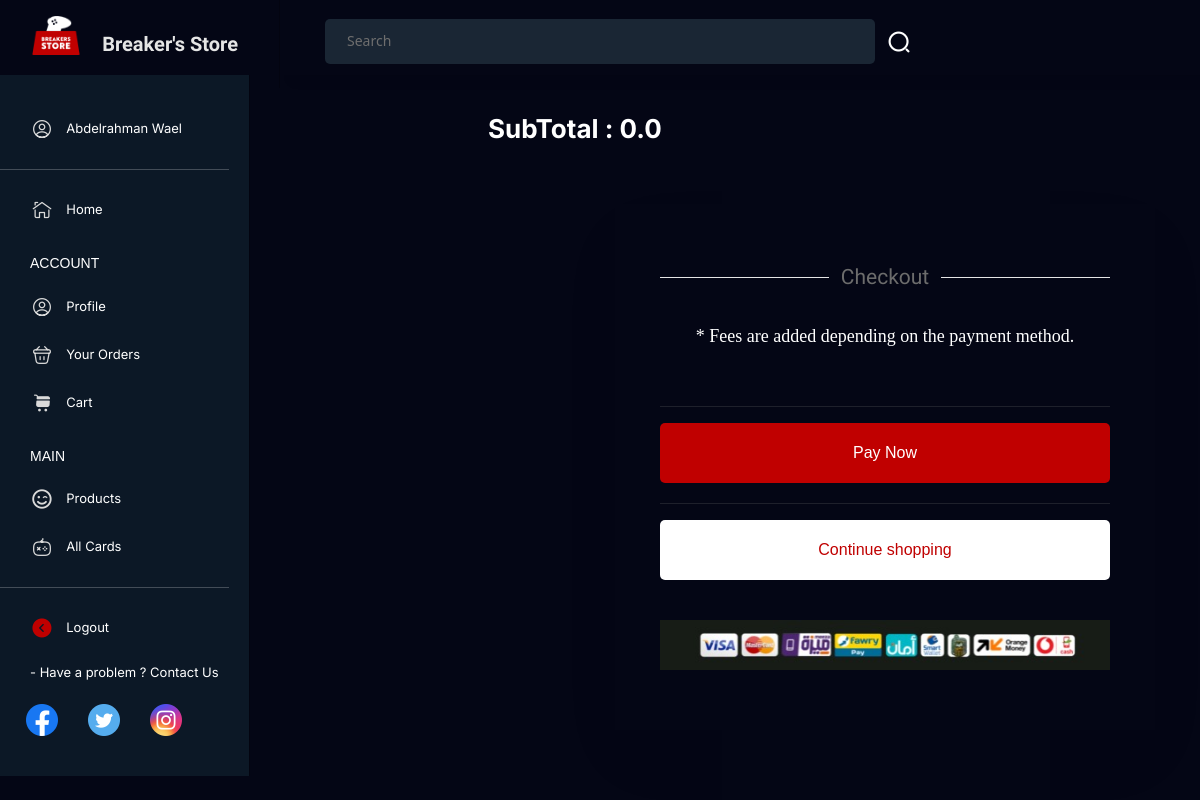
The page /cart (signed in) on the database its author committed.
### Register_Login/models.py (models this page shows, shortened)
class Profile(AbstractBaseUser,PermissionsMixin):
    email = models.EmailField(verbose_name='email address', unique=True)
    username = models.CharField(max_length=50, null=True)
    first_name = models.CharField(max_length=50, null=True)
    last_name = models.CharField(max_length=50, null=True)
    is_active = models.BooleanField(default=False)
    is_staff = models.BooleanField(default=False)
    is_superuser = models.BooleanField(default=False)
    Age = models.CharField(max_length=10, null=True)
    city = models.CharField(max_length=60, null=True)
    PhoneNumber =  models.CharField(max_length=20, null=True)
    last_modified = models.DateTimeField(auto_now=True)
    USERNAME_FIELD = 'email'
    objects = UserManager()

### cart_and_orders/models.py (models this page shows, shortened)
class Cart(models.Model):
    user = models.ForeignKey(settings.AUTH_USER_MODEL,
                             on_delete=models.CASCADE, unique=True)
    total_price = models.FloatField(default=0)
    ordered_date = models.DateTimeField(auto_now_add=True)

### cart_and_orders/views.py (the view)
# urls.py: path('cart', views.cart, name='cart'),
def cart(request):
    now = timezone.now()
    cartItemschecking = CartItems.objects.filter(
        user=request.user, ordered=False,).last()
    print(cartItemschecking)
    if request.user.is_authenticated:
        cartItems = CartItems.objects.filter(user=request.user, ordered=False)
        cart = Cart.objects.filter(user=request.user)
        gettingcart = Cart.objects.get(user=request.user,)
        total_price_after_taxes = gettingcart.total_price + \
            2 + (0.02 * gettingcart.total_price)
        if cartItemschecking != None:
            periodic_time = cartItemschecking.created + \
                timedelta(days=0, hours=0, minutes=0, seconds=30)
            if now > periodic_time:
                messages.error(request, _(
                    '* Your Cart has been expired'), extra_tags='danger')
                deleteing = CartItems.objects.filter(
                    user=request.user, ordered=False,).delete()
                if deleteing:
                    Codes.objects.filter(
                        user=request.user, addToCart=True, ordered=False).update(user=None, addToCart=False)
                    Cart.objects.filter(
                        user=request.user).update(total_price=0)
                print("DELETED")
            else:
                pass
        else:
            pass
        print("An has not been Passed yet")
        if request.method == 'POST':
            if cartItems.exists():
                print("exist")
            else:
                messages.error(request, _('* Your Cart is Empty, Please add to cart first'),
                               extra_tags='danger')
        context = {
            'cartItems': cartItems,
            'cart': cart,
            'total_price_after_taxes': total_price_after_taxes
        }
    else:
        messages.error(request, _('* Login First Please'),
                       extra_tags='danger')
        return redirect('Register_Login:login')
    return render(request, 'cart.html', context)

### cart_and_orders/templates/cart.html (shortened to what this page needs)
{% extends 'base.html' %}
{% block content %}
{% load static %}
            <main class="page-main">
                <div class="uk-grid" data-uk-grid>
                    <div class="uk-width-2-3@l">
                       <br><br>
                        <div class="game-card --horizontal favourites-game">
                            <br>
                            <div>
                                {% for cart in cart %}
                               <center> <h3 class="uk-text-lead">SubTotal : {{cart.total_price}}</h3></center>
                               {% endfor %}
                            </div>
                        </div>
                    </div>
                  <br><br><br><br>
                   <div class="checkout-form">
                        <div class="form-login__box">
                            {% for cart in cart %}
                            <div class="uk-heading-line uk-text-center"><span>Checkout</span></div>
                            <center> <h5 class = "notes"> * Fees are added depending on the payment method.</h5></center>
                            <br>
                            {% endfor %}
                            <form method="POST">
                                <div class="uk-margin">
                                    <hr>
                                    {% for cart in cart %}
                                    {% if cart.total_price == 0 %}
                                    <a  href = " {% url 'cart_and_orders:PaymentChoice' %}"><input href = "{% url 'categories_and_products:index' %}"  class="uk-button uk-button-danger uk-width-1-1"  value="Pay Now"></div></a>
                                    {% else %}
                                    <a  href = " {% url 'cart_and_orders:PaymentChoice' %}"><input href = "{% url 'categories_and_products:index' %}"  class="uk-button uk-button-danger uk-width-1-1"  value="Pay Now" ></div></a>
                                    {% endif %}
                                    {% endfor %}
                                    <hr>
                                    <a  href = "{% url 'categories_and_products:index' %}"><input href = "{% url 'categories_and_products:index' %}" class="uk-button secondary uk-width-1-1 "  value="Continue shopping"/></div></a>
                                  <br>
                                  <div>
                                    <a href = "{% url 'cart_and_orders:CardsPayment' %}" > <img src="{% static "img/payments.jpeg" %}" width="700px" height="500px" /> </a>
                                    </div>
                        </div>
                    </div>
                </div>
        </div>
    {% endblock content %}

### templates/base.html (shortened to what this page needs)
{% load static %}
<html lang="en">
<head>
    <link  rel="stylesheet"  href="{% static "css/libs.min.css" %}"/>
    <link  rel="stylesheet"  href="{% static "css/main.css" %}"/>
    <link  rel="stylesheet"   href="{% static "css/youzify.min.css" %}">
    <link href="https://cdn.jsdelivr.net/npm/bootstrap@5.0.1/dist/css/bootstrap.min.css" rel="stylesheet" />
</head>
<body class="page-home dark-theme">
    <div class="page-wrapper">
        <header class="page-header">
            <div class="page-header__inner">
                <div class="page-header__sidebar">
                    <div class="page-header__logo"> <a href="{% url 'categories_and_products:index' %}"><img src="{% static "img/breakers_logo.png" %}" alt="logo"></a>
                        <span href="{% url 'categories_and_products:index' %}"  class="page-header__logo_text">Breaker's Store</span>
                    </div>
                </div>
                <div class="page-header__content">
                    <div class="page-header__search">
                        <br>
                        <form method="GET" action="{% url 'categories_and_products:searchedPage' %}" class="w-100">
                        <div class="search">
                            <div class="search__input"><input class="search" name="searched" placeholder="Search" ></div>
                            <div class="search__btn">
                                <button type="submit"><i class="ico_search"></i></button>
                            </div>
                        </div>
                    </form>
                    </div>
                </div>
            </div>
        </header>
        <div class="page-content">
            <aside class="sidebar is-show" id="sidebar">
                <div class="sidebar-box">
                    <ul class="uk-nav">
                        {% if user.is_authenticated %}
                        <li><a href="{% url 'Register_Login:profile' %}"> <i class="ico_profile"></i> <span>{{user.first_name}} {{user.last_name}}</span></a></li>
                        <hr>
                        {% endif %}
                        <li><a href="{% url 'categories_and_products:index' %}"><i class="ico_home"></i><span>Home</span></a></li>
                        <li class="uk-nav-header">Account</li>
                        <li><a href="{% url 'Register_Login:profile' %}"><i class="ico_profile"></i><span>Profile</span></a></li>
                        <li><a href="{% url 'cart_and_orders:yourorders' %}"><i class="ico_market"></i><span>Your Orders</span></a></li>
                        <li><a href="{% url 'cart_and_orders:cart' %}"><i class="ico_shopping-cart"></i><span>Cart</span></a></li>
                        <li class="uk-nav-header">Main</li>
                        <li><a href="{% url 'categories_and_products:games' %}"><i class="ico_emoji-happy"></i><span>Products</span></a></li>
                        <li><a href="{% url 'categories_and_products:store' %}"><i class="ico_store"></i><span>All Cards</span></a></li>
                        <hr>
                        {% if user.is_authenticated %}
                        <li><a href="{% url 'Register_Login:logOut' %}"><i class="ico_arrow-circle-left"></i><span>Logout</span></a></li>
                        {% else %}
                        <li><a href="{% url 'Register_Login:login' %}"><i class="ico_arrow-circle-right" ></i><span>Login</span></a></li>
                        {% endif %}
                        <li><a href = "https://www.facebook.com/breakersstoreeg" ><span>- Have a problem ? Contact Us</span></a></li>
                    </ul>
                    <table border="0" cellpadding="10" cellspacing="0" class="social_block block-1" role="presentation" style="mso-table-lspace: 0pt; mso-table-rspace: 0pt;" width="100%">
                        <tr>
                        <td class="pad">
                        <div class="alignment" style="text-align:center;">
                        <table border="0" cellpadding="0" cellspacing="0" class="social-table" role="presentation" style="mso-table-lspace: 0pt; mso-table-rspace: 0pt; display: inline-block;" width="188px">
                        <tr>
                        <td style="padding:0 25px 0 5px;"><a href="https://www.facebook.com/breakersstoreeg/" target="_blank"><img alt="Facebook" height="32" src="{{site}}{% static 'img/facebook2x.png'%}" style="display: block; height: auto; border: 0;" title="Facebook" width="32"/></a></td>
                        <td style="padding:0 25px 0 5px;"><a href="https://twitter.com/" target="_blank"><img alt="Twitter" height="32" src="{{site}}{% static 'img/twitter2x.png'%}" style="display: block; height: auto; border: 0;" title="Twitter" width="32"/></a></td>
                        <td style="padding:0 25px 0 5px;"><a href="https://instagram.com/" target="_blank"><img alt="Instagram" height="32" src="{{site}}{% static 'img/instagram2x.png'%}" style="display: block; height: auto; border: 0;" title="Instagram" width="32"/></a></td>
                        </tr>
                        </table>
                        </div>
                        </td>
                        </tr>
                        </table>
                </div>
            </aside>
            {% block content %} {% endblock content %}
</body>
</html>

### rows shown on the page
Profile: first_name "Abdelrahman", last_name "Wael"
Cart: total_price "0.0"
